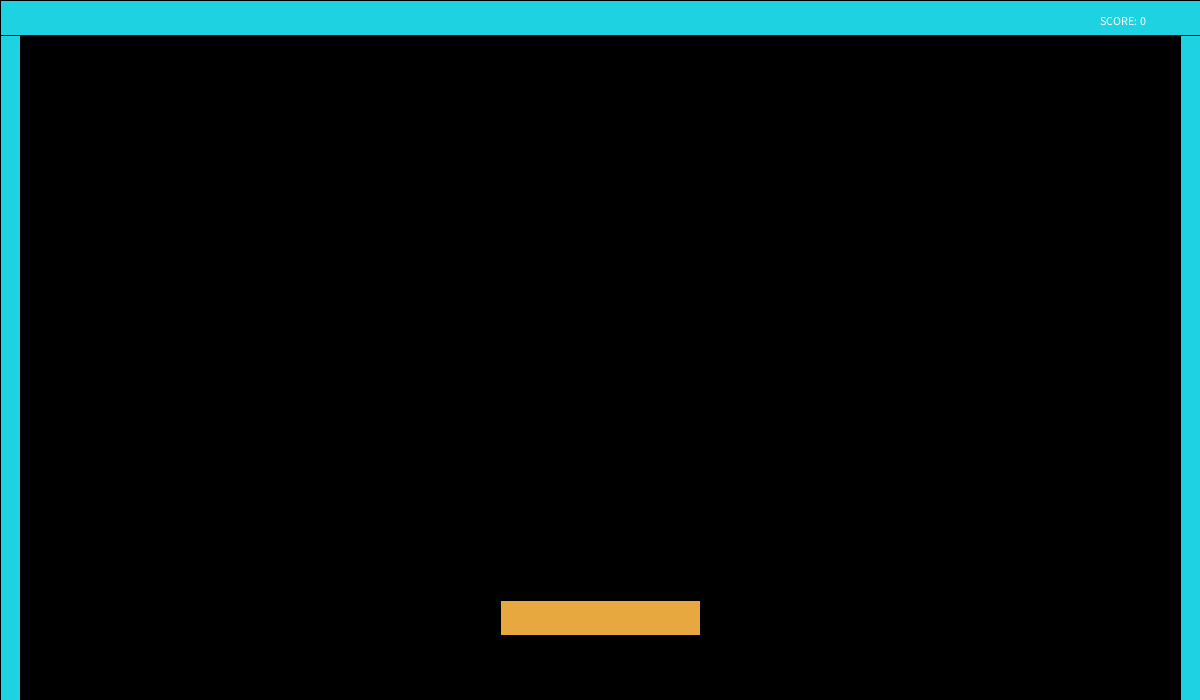
Frame 1 (no input)
Frame 60 (the mouse pressed at the canvas centre just before this capture): identical to frame 1, image omitted
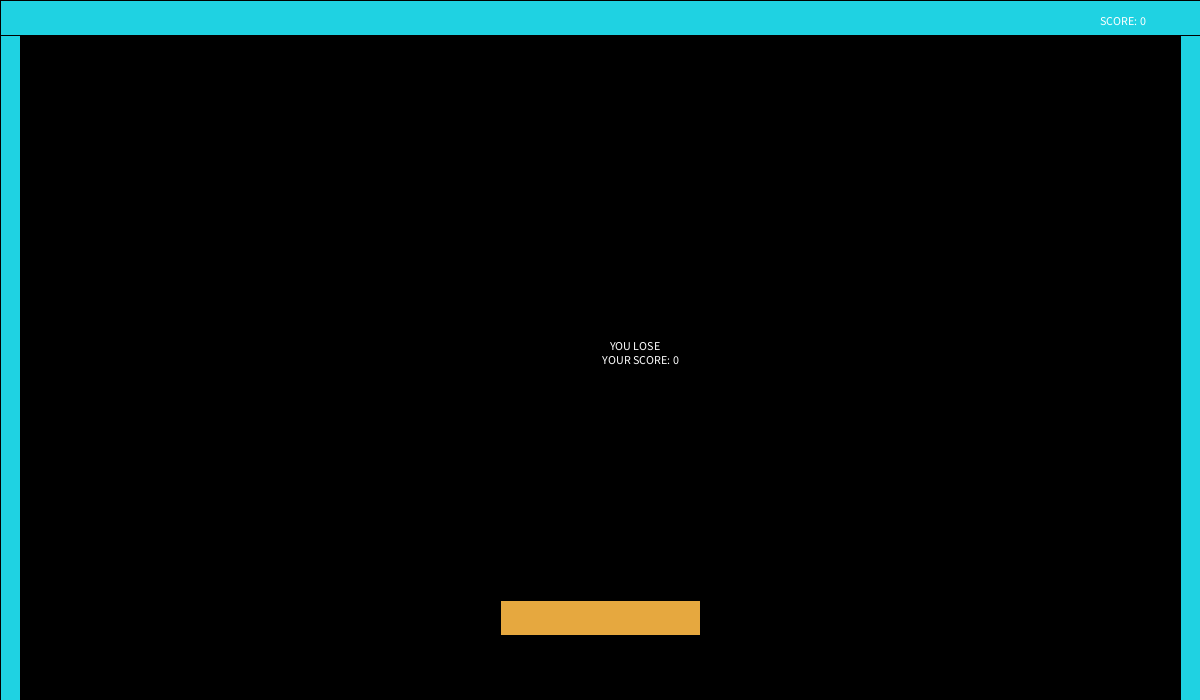
Frame 120 (the mouse held since frame 60 and released just before this capture)

The Processing sketch that drew these frames (run headless with seeded random() and noise(); from frame 60 on, the mouse is pressed at the canvas centre):

// Processing sketch: CartersPingPong
// ── CartersPingPong.pde
//Varaibles
  ArrayList <Circle> myCircles=new ArrayList<Circle>();
  int xPos1 = 0;
  int yPos1 = 0;
  int xPos2 = 500;
  int yPos2 = 600;
  int x=25;
  int y=200;
  int count=0;

  //Setup Background
void setup() {
  size(1200, 700);
}

//Basically the runner class
void draw(){
  //Sets up backgroud and paddles
  background(0, 0, 0);
  makeBoarders();
  makeRect();
  
  //Displays score
  fill(255, 255, 255);
  text("SCORE: " + count, 1100, 25);
  
 //Allows for the paddles to move
  movePlayer();
  
  //Spawns in Circles
   for (int i=0; i<myCircles.size(); i++) {
    myCircles.get(i).display();
  }
}

void drawBackground(){
  background(random(0, 255), random(0, 255), random(0, 255));
}


//Makes opponents paddle
void makeBoarders(){
  fill(31, 210, 226);
  rect(0, 0, 20, 700);
  rect(1180, 0, 50, 700);
  rect(xPos1, yPos1, 1200, 35);   
}

//Makes players paddle
void makeRect(){
  fill(230, 168, 63);
  rect(xPos2, yPos2, 200, 35); 
}

//Allows player to move their paddle
void movePlayer(){
  if(keyPressed){
     if(keyCode==RIGHT){
    xPos2+=15;
  } else if(keyCode==LEFT){
    xPos2-=15;
  } 
  }
}
  

  




//FIX SO THAT WHEN THE GAME STARTS, THE OPPONENT DROPS THE BALL
void mousePressed() {
  myCircles.add(new Circle());
}

class Circle {
  float x;
  float y;
  float xspeed=random(6, 7);
  float yspeed=random(7, 8);
  float velocity=.05;

//Sets the ball to spawn at mouse click
  Circle() {
    this.x=mouseX;
    this.y=mouseY;
  }

  void display() {
    fill(255, 255, 255);
    ellipse(x, y, 50, 50);
    xspeed+=velocity;
    yspeed+=velocity;
    x+=xspeed;
    y+=yspeed;
    if (x>1180) {
      xspeed+=velocity;
      xspeed*=-1;
      count++;
    } else if (x<20) {
      xspeed+=velocity;
      xspeed*=-1;
      count++;
    } else if(y>=yPos2-20 && y<=yPos2+10 && x>=xPos2 && x<=xPos2+200){
      yspeed+=velocity;
      yspeed*=-1;
    }else if(y<yPos1+50 && y>=yPos1-10 && x>=xPos1 && x<=xPos1+1200){
      yspeed+=velocity;
      yspeed*=-1;
      count++;
    }else if(y>yPos2+25){
      text("    YOU LOSE \n YOUR SCORE: " + count, 600, 350);
    }
  }
}
